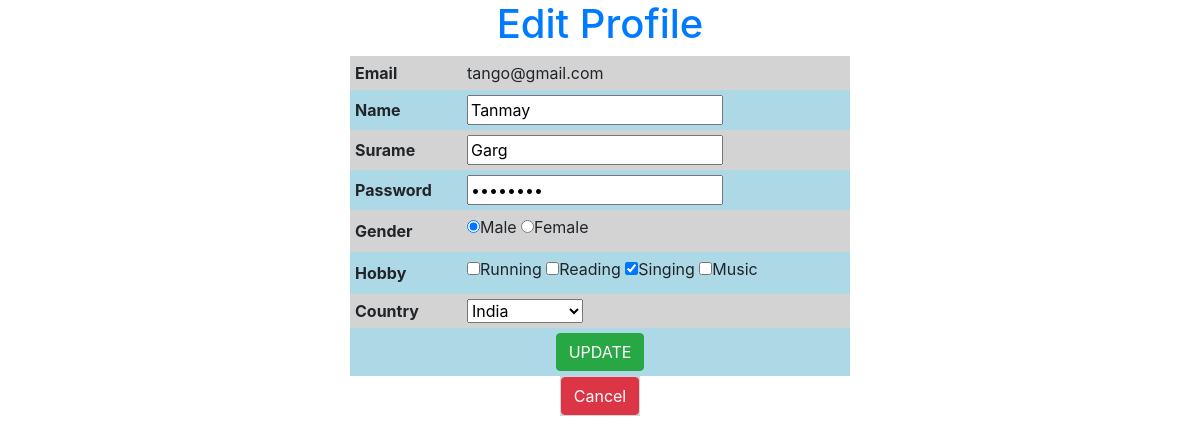
The app's page /redirect.php?eid=15 (signed in) with its own data.
### tables this page shows
CREATE TABLE `user` (
  `uid` int(11) NOT NULL,
  `email` varchar(50) NOT NULL,
  `password` varchar(50) NOT NULL,
  `name` varchar(50) NOT NULL,
  `surname` varchar(50) NOT NULL,
  `gender` varchar(50) NOT NULL,
  `hobby` varchar(100) NOT NULL,
  `country` int(11) NOT NULL,
  `dor` datetime NOT NULL,
  `status` enum('Enable','Disable') NOT NULL DEFAULT 'Enable'
);

### redirect.php (the view, shortened to what this page needs)
<?php
include('db.php');
if (isset($_REQUEST['eid'])) {
	$eid = $_REQUEST['eid'];
 	$edit = "select * from user where uid = '$eid' ";
 	$run_e = $con->query($edit);
 	$row_e = $run_e->fetch_object();
}
?>
<!DOCTYPE html>
<html>
<head>
	<link rel="stylesheet" href="css/bootstrap.min.css">
</head>
<body>
	<h1  align="center" class="text-primary">Edit Profile</h1>
 	<form method="post">
 		<table  align="center" cellspacing="0" cellpadding="5" width="500" >
 			<tr>
 				<th>Email</th>
 				<td>
 					<?php echo $row_e->email; ?>
 				</td>
 			</tr>
 			<tr>
 				<th>Name</th>
 				<td><input type="text" name="name" required="required" value="<?php
 						echo $row_e->name;
 					?>">
 				</td>
 			</tr>
 			<tr>
 				<th>Surame</th>
 				<td><input type="text" name="surname" required="required" value="<?php
 						echo $row_e->surname;
 					?>">
 				</td>
 			</tr>
 			<tr>
 			<th>Password</th>
 				<td><input type="password" name="password" required="required" value="<?php
						echo $row_e->password;
					?>">
 				</td>
 			</tr>
 			<tr>
 				<th>Gender</th>
 				<td>
 								<label><input type="radio" name="gn" value="Male" <?php if ($row_e->gender=="Male") {echo "checked='checked'";} ?> >Male</label>
 								<label><input type="radio" name="gn" <?php if ($row_e->gender=="Female") {echo "checked='checked'";} ?> value="Female">Female</label>
 				</td>
 			</tr>
 			<tr>
 				<th>Hobby</th>
 				<td>
 					<?php
 								$hbb = explode(", ", $row_e->hobby);
								?>
						<label><input type="checkbox" name="hb[]" <?php if (in_array("Running", $hbb)) { echo "checked='checked'"; }?> value="Running">Running</label>
						<label><input type="checkbox" name="hb[]" <?php if (in_array("Reading", $hbb)) { echo "checked='checked'"; }?> value="Reading">Reading</label>
						<label><input type="checkbox" name="hb[]" <?php if (in_array("Singing", $hbb)) { echo "checked='checked'"; }?> value="Singing">Singing</label>
						<label><input type="checkbox" name="hb[]" <?php if (in_array("Music", $hbb)) { echo "checked='checked'"; }?> value="Music">Music</label>
				</td>
			</tr>
			<tr>
				<th>Country</th>
				<td>
					<select name="cn">
						<?php
						$sel_c = "select * from country";
						$res_c = $con->query($sel_c);
						while ($row_c = $res_c->fetch_object()) {
								if ($row_e->country == $row_c->cid) {
									?>
									<option selected="selected" value="<?php echo $row_c->cid; ?>"><?php echo $row_c->cname; ?></option>
									<?php
								}
								else{
								?>
								<option value="<?php echo $row_c->cid; ?>"><?php echo $row_c->cname;?></option>
								<?php
								}
						}
						?>
					</select>
				</td>
			</tr>
			<tr>
				<td colspan="2" align="center"><input type="submit" class="btn btn-success" name="update" value="UPDATE"></td>
	 		</tr>
		</table>
	</form>
	<table align="center">
		<tr align="center">
			<td>
				<a href="view.php" class="btn btn-danger">Cancel</a>
			</td>
		</tr>
	</table>
</body>
</html>

### redirect.php (style rules this page uses)
tr:nth-child(odd) { background-color: lightgray; }
tr:nth-child(even) { background-color: lightblue; }

### records on screen
user: email "tango@gmail.com", name "Tanmay", surname "Garg", gender "☑ Male", gender "☐ Female", hobby "☑"

### other values on screen
form field cn "India"
